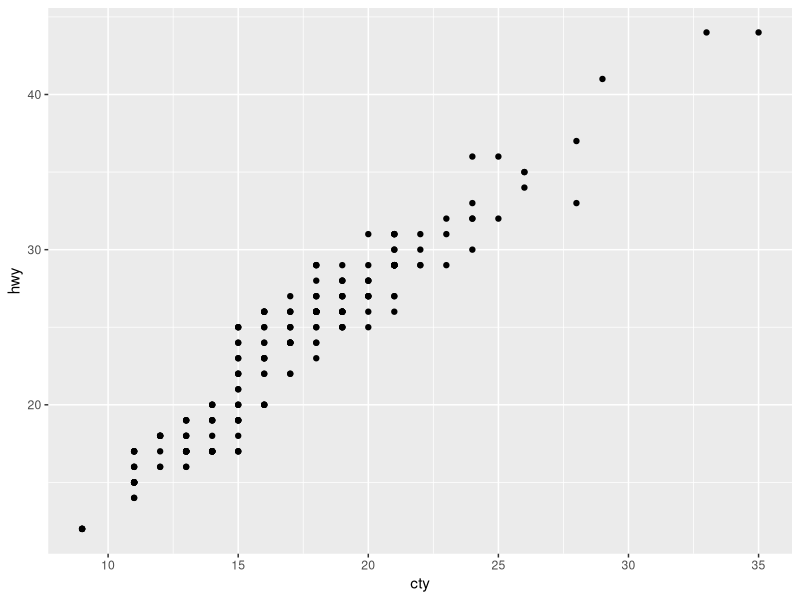

Recreate this plot in R.
## ---- chunk 1
knitr::opts_chunk$set(echo = TRUE)
## ---- chunk 2
library(ggplot2)
library(tidyverse)

## ---- chunk 3
ggplot(mpg) + geom_point(aes(cty, hwy))
